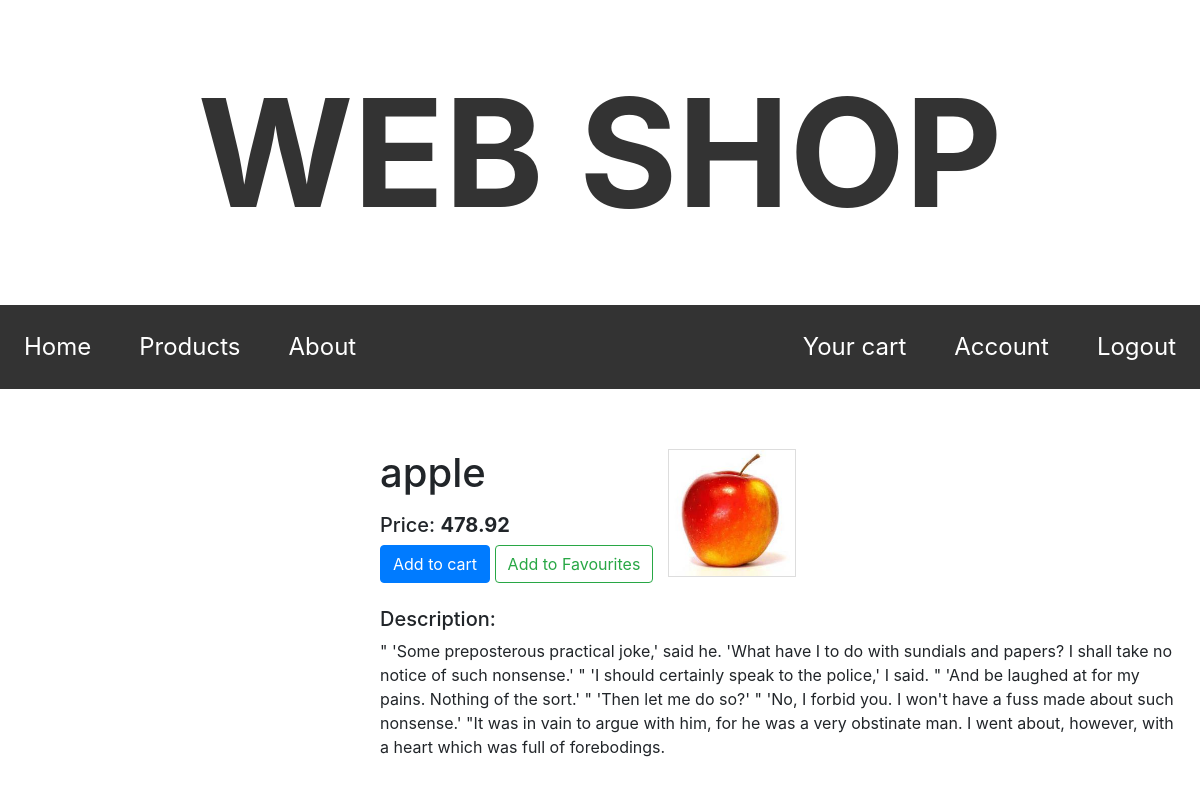
The app's page /products/157 (signed in) with its own data.
### web_shop/models.py (models this page shows, shortened)
class Product(db.Model):
    id = db.Column(db.Integer(), primary_key=True)
    name = db.Column(db.String(80), nullable=False, unique=True)
    price = db.Column(db.Integer(), nullable=False)  # in cents
    description = db.Column(db.Text(), default='XDDDD', nullable=False)
    date_added = db.Column(db.DateTime(), nullable=False, default=datetime.utcnow)
    image = db.Column(db.String(), nullable=False, default='pokemon.jpg')

### web_shop/routes.py (the view)
@app.route('/products/<int:product_id>')
def this_product(product_id):
    product = Product.query.filter_by(id=product_id).first()
    if current_user.is_authenticated:
        in_favourites = product_id in set((product.id for product in current_user.favourites))  # product is already favourites
    else:
        in_favourites = None
    return render_template('this_product.html', title=product.name, in_favourites=in_favourites,
                           product=product, cart=session.get('cart'), Product=Product, show_modal=False)

### web_shop/models.py (called while the page is built)
@login_manager.user_loader
def load_user(user_id):
    user = User.query.get(int(user_id))
    if user:
        if user.true_user:  # has email and password, is able to log in, otherwise User() only stores address
            return user

### web_shop/templates/this_product.html
{% extends "layout.html" %}
{% block content %}
    <div class="left-content">
    </div>
    <article class="main-content">
        <div class="d-flex mb-4">
            <div class="row">
                <div class="col">
                    <h1 class="mb-3">{{ product.name }}</h1>
                    <h5>Price: <span class="font-weight-bold">{{ "{:.2f}".format(product.price / 100) }}</span></h5>
                    <a class='btn btn-primary' href="{{ url_for('add_to_cart', product_id=product.id) }}">Add to cart</a>
                    {% if current_user.is_authenticated %}
                        {% if in_favourites %}
                            <a class='btn btn-success' href="{{ url_for('add_or_remove_from_favourites', product_id=product.id) }}">Remove from Favourites</a>
                        {% else %}
                            <a class='btn btn-outline-success' href="{{ url_for('add_or_remove_from_favourites', product_id=product.id) }}">Add to Favourites</a>
                        {% endif %}
                    {% endif %}
                </div>
                <img class="product-image" src="{{ url_for('static', filename='pictures/' + product.image) }}">
            </div>
        </div>
        <h5>Description: </h5>
        <p>{{ product.description }}</p>
    </article>
{% endblock content %}

### web_shop/static/main.css (style rules this page uses)
a { text-decoration: none; }
.left-content { float: left; padding: 20px; width: 30%; }
.product-image { border: 1px solid #ddd; width: 8em; height: 8em; }
.main-content { float: left; width: 70%; padding: 20px; }
* { box-sizing: border-box; }

### records on screen
Product: name "apple", product.price/100 "478.92", image (picture), description "\" 'Some preposterous practical joke,' said he. 'What have I to do with sundials and papers? I shall take no notice of such nonsense.' \" 'I should certainly speak to the police,' I said. \" 'And be laughed at for my pains. Nothing of the sort.' \" 'Then let me do so?' \" 'No, I forbid you. I won't have a fuss made about such nonsense.' \"It was in vain to argue with him, for he was a very obstinate man. I went about, however, with a heart which was full of forebodings."
